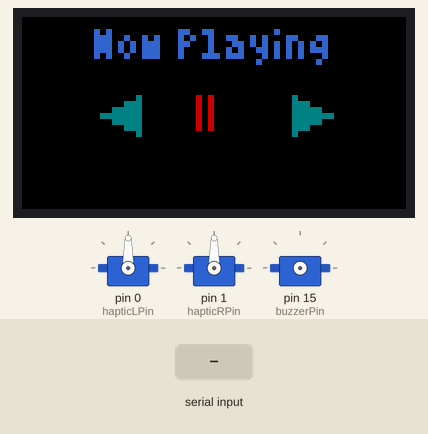
The sketch below on a simulated Arduino Uno, built with avr-gcc and run on an emulated ATmega328P. Parts: 64×32 colour display, 3 × servo. Wiring (inferred from the names in the program): servo: signal pin 15. The inputs (shaded band) are chosen by the test bench. Servo pulses on a pin are drawn as a servo (544–2400 µs = 0–180°).

Above: at 1.2 s.
1.3 s: "HIDE_BUTTONS\n" received over Serial
At 2.2 s:
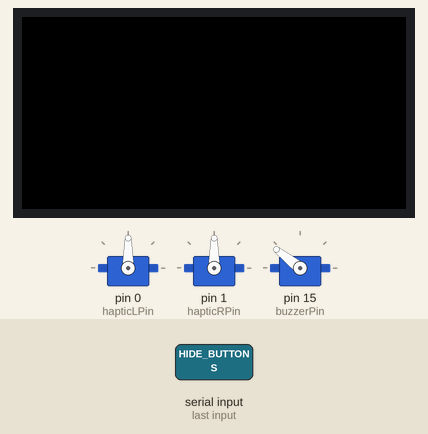
2.8 s: "SONG:\n" received over Serial
At 3.5 s:
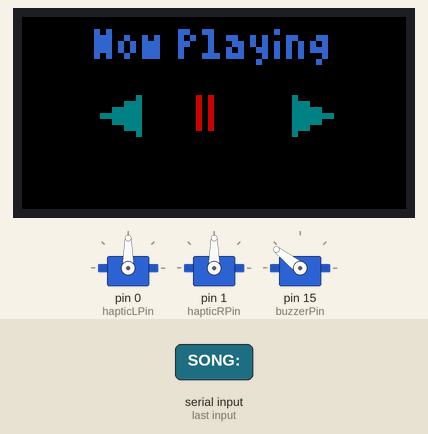
Timing chart, 0 to 5.8 s (numbered marks = the images above; inputs shaded):
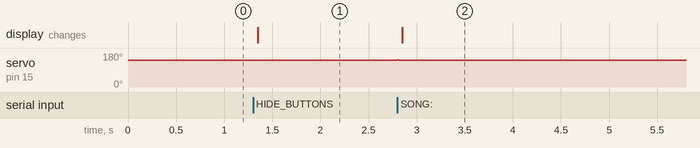

Measured:
- after the input at 1.3 s, the display: changes after 0.05 s (image 1)
- after the input at 2.8 s, servo on pin 15 (buzzerPin): 142° → 144° at once, → 142° 0.01 s later; the display: changes after 0.05 s (image 2)

The sketch:

firmware.ino
```cpp
#include <Adafruit_Protomatter.h>
#include <Fonts/TomThumb.h>  // Small built-in font
#include <Servo.h>
int hapticLPin = 0;
int hapticRPin = 1;
Servo hapticL; // init servo objects
Servo hapticR;
int buzzerPin = 15;
uint8_t rgbPins[]  = {2, 10, 3, 4, 11, 5};
uint8_t addrPins[] = {6, 12, 7, 13};
int clockPin = 8;
int latchPin = 14;
int oePin    = 9;
Adafruit_Protomatter matrix(
  64, 6, 1, rgbPins,
  4, addrPins,
  clockPin, latchPin, oePin,
  false
);
void drawPreviousIcon(int16_t x, int16_t y, int16_t size) {
  uint16_t color = matrix.color565(0, 128, 128); // Medium teal/cyan
  int16_t triX1 = x + size;
  int16_t triY1 = y;
  int16_t triX2 = x;
  int16_t triY2 = y + size / 2;
  int16_t triX3 = x + size;
  int16_t triY3 = y + size;
  matrix.fillTriangle(triX1, triY1, triX2, triY2, triX3, triY3, color);
  matrix.fillRect(x + size, y, size / 4, size, color);
}
void drawPauseIcon(int16_t x, int16_t y, int16_t size) {
  uint16_t color = matrix.color565(255, 140, 0); // Bright orange
  int16_t barWidth = size / 4;
  int16_t gap = barWidth;
  matrix.fillRect(x, y, barWidth, size, color);
  matrix.fillRect(x + barWidth + gap, y, barWidth, size, color);
}
void drawNextIcon(int16_t x, int16_t y, int16_t size) {
  uint16_t color = matrix.color565(0, 128, 128); // Medium teal/cyan
  matrix.fillRect(x, y, size / 4, size, color);
  int16_t triX1 = x;
  int16_t triY1 = y;
  int16_t triX2 = x + size;
  int16_t triY2 = y + size / 2;
  int16_t triX3 = x;
  int16_t triY3 = y + size;
  matrix.fillTriangle(triX1, triY1, triX2, triY2, triX3, triY3, color);
}
String songTitle = "";
String songArtist = "";
String playerState = "stopped";
void updateSongInfo(String line) {
  if (line.startsWith("SONG:")) songTitle = line.substring(5);
  else if (line.startsWith("ARTIST:")) songArtist = line.substring(7);
  else if (line.startsWith("STATE:")) playerState = line.substring(6);
}
void drawUI() {
  matrix.fillScreen(0x0000);
  // Draw "Now Playing" title
  const char* title = "Now Playing";
  matrix.setFont(&TomThumb);
  matrix.setTextWrap(false);
  matrix.setTextColor(matrix.color565(50, 100, 200));
  int16_t x1, y1;
  uint16_t w, h;
  matrix.getTextBounds(title, 0, 0, &x1, &y1, &w, &h);
  int16_t titleX = (matrix.width() - w) / 2 - x1;
  int16_t titleY = h + 1;
  matrix.setCursor(titleX, titleY);
  matrix.print(title);
  int16_t size = 6;
  int16_t spacingLeft = 10;
  int16_t spacingRight = 10;
  int16_t totalWidth = size + spacingLeft + size + spacingRight + size;
  int16_t startX = (matrix.width() - totalWidth) / 2;
  int16_t yIcons = titleY + 6;
  drawPreviousIcon(startX, yIcons, size);
  // Draw pause icon with different color if paused
  if (playerState == "playing")
    drawPauseIcon(startX + size + spacingLeft, yIcons, size);
  else {
    uint16_t color = matrix.color565(200, 0, 0); // Red for paused
    int16_t x = startX + size + spacingLeft;
    int16_t y = yIcons;
    int16_t barWidth = size / 4;
    int16_t gap = barWidth;
    matrix.fillRect(x, y, barWidth, size, color);
    matrix.fillRect(x + barWidth + gap, y, barWidth, size, color);
  }
  drawNextIcon(startX + size + spacingLeft + size + spacingRight, yIcons, size);
  // Draw song title below controls
  matrix.setFont(&TomThumb);
  matrix.setTextColor(matrix.color565(0, 200, 0));
  matrix.getTextBounds(songTitle.c_str(), 0, 0, &x1, &y1, &w, &h);
  int16_t songX = (matrix.width() - w) / 2 - x1;
  int16_t songY = yIcons + size + h + 6;
  matrix.setCursor(songX, songY);
  matrix.print(songTitle.c_str());
  matrix.show();
}
void drawWireIcon() {

}
void drawTrackIcon() {

}
void drawPlaceIcon() {

}
void drawKiCadUI() { // for KiCad 9.0 or later
  /*
  POWERED BY HOTKEYS:
  W - WIRE
  A - SYMBOL/FOOTPRINT
  P - POWER SYMBOL/PINS (SYMBOL EDITOR)
  CTRL+L - FLAGS
  E - PROPERTIES
  X - TRACK
  V - VIA (DURING TRACK ROUTING)

  SYMBOL EDITOR - P,E
  FOOTPRINT EDITOR - E
  SCHEMATIC EDITOR - W,A,P,CTRL+L
  PCB EDITOR - A,E,X,V

  BOARD LAYOUT: W | X | A |
  */

  matrix.fillScreen(0x0000); // clear

  // title
  const char* title = "KiCad";
  matrix.setFont(&TomThumb);
  matrix.setTextWrap(false);
  matrix.setTextColor(matrix.color565(50, 100, 200));
  int16_t x1, y1;
  uint16_t w, h;
  matrix.getTextBounds(title, 0, 0, &x1, &y1, &w, &h);
  int16_t titleX = (matrix.width() - w) / 2 - x1;
  int16_t titleY = h + 1;
  matrix.setCursor(titleX, titleY);
  matrix.print(title);

  // button icons
  int16_t size = 6;
  int16_t spacingLeft = 10;
  int16_t spacingRight = 10;
  int16_t totalWidth = size + spacingLeft + size + spacingRight + size;
  int16_t startX = (matrix.width() - totalWidth) / 2;
  int16_t yIcons = titleY + 6;
  drawWireIcon(); // write  afunc for this
  drawTrackIcon();
  drawPlaceIcon();
}
// haptics
void hapticTap(Servo hap) { // (5/3 = 1.67) ms/deg servo speed
  hap.write(30);
  hap.write(0);
}
void playTone(int pin, int frequency, int duration) { // for buzzer when tapped
    long delayValue = 1000000 / frequency / 2;
    long cycles = frequency * duration / 1000;

    for (long i = 0; i < cycles; i++) {
        digitalWrite(pin, HIGH);
        delayMicroseconds(delayValue);
        digitalWrite(pin, LOW);
        delayMicroseconds(delayValue);
    }
}

void setup() {
  Serial.begin(115200);
  ProtomatterStatus status = matrix.begin();
  if (status != PROTOMATTER_OK) while(1);
  drawUI();

  // haptics
  hapticL.attach(hapticLPin);
  hapticR.attach(hapticRPin);
  pinMode(buzzerPin, OUTPUT);
}
void loop() {
  if (Serial.available()) {
    // play haptics
    playTone(buzzerPin, 250, 15); // buzzer tap sound
    hapticTap(hapticL); // servos
    hapticTap(hapticR);

    // button logic
    String line = Serial.readStringUntil('\n');
    line.trim();
    if (line == "SHOW_BUTTONS") {
      drawUI();
    } else if (line == "HIDE_BUTTONS") {
      matrix.fillScreen(0x0000);
      matrix.show();
    } else if (line.startsWith("SONG:") || line.startsWith("ARTIST:") || line.startsWith("STATE:")) {
      updateSongInfo(line);
      drawUI();
    }
    // Detect button presses on the matrix and send BTN:playpause/next/previous over Serial
    // (You must implement the button detection logic based on your touch input or hardware buttons)
    // Example:
    // if (pauseButtonPressed) Serial.println("BTN:playpause");
    // if (nextButtonPressed) Serial.println("BTN:next");
    // if (prevButtonPressed) Serial.println("BTN:previous");
  }
}
```
